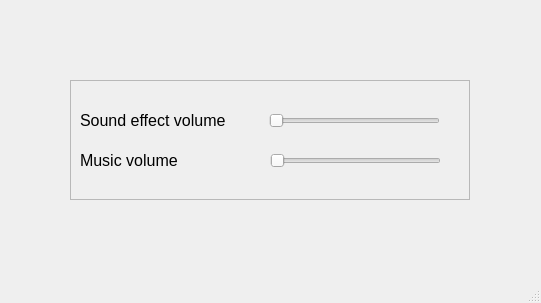
<?xml version="1.0" encoding="UTF-8"?>
<ui version="4.0">
 <class>settings_window</class>
 <widget class="QMainWindow" name="settings_window">
  <property name="geometry">
   <rect>
    <x>0</x>
    <y>0</y>
    <width>541</width>
    <height>303</height>
   </rect>
  </property>
  <property name="windowTitle">
   <string>Settings</string>
  </property>
  <widget class="QWidget" name="centralwidget">
   <layout class="QVBoxLayout" name="verticalLayout_2">
    <item>
     <layout class="QVBoxLayout" name="verticalLayout">
      <item>
       <layout class="QHBoxLayout" name="horizontalLayout">
        <item>
         <widget class="QFrame" name="frame">
          <property name="minimumSize">
           <size>
            <width>400</width>
            <height>120</height>
           </size>
          </property>
          <property name="maximumSize">
           <size>
            <width>400</width>
            <height>120</height>
           </size>
          </property>
          <property name="frameShape">
           <enum>QFrame::StyledPanel</enum>
          </property>
          <property name="frameShadow">
           <enum>QFrame::Raised</enum>
          </property>
          <widget class="QLabel" name="label">
           <property name="geometry">
            <rect>
             <x>10</x>
             <y>20</y>
             <width>181</width>
             <height>41</height>
            </rect>
           </property>
           <property name="font">
            <font>
             <pointsize>12</pointsize>
            </font>
           </property>
           <property name="text">
            <string>Sound effect volume</string>
           </property>
          </widget>
          <widget class="QLabel" name="label_2">
           <property name="geometry">
            <rect>
             <x>10</x>
             <y>60</y>
             <width>181</width>
             <height>41</height>
            </rect>
           </property>
           <property name="font">
            <font>
             <pointsize>12</pointsize>
            </font>
           </property>
           <property name="text">
            <string>Music volume</string>
           </property>
          </widget>
          <widget class="QSlider" name="sound_effect_volume_horizontal_slider">
           <property name="geometry">
            <rect>
             <x>199</x>
             <y>30</y>
             <width>171</width>
             <height>21</height>
            </rect>
           </property>
           <property name="orientation">
            <enum>Qt::Horizontal</enum>
           </property>
          </widget>
          <widget class="QSlider" name="music_volume_horizontal_slider">
           <property name="geometry">
            <rect>
             <x>200</x>
             <y>70</y>
             <width>171</width>
             <height>21</height>
            </rect>
           </property>
           <property name="orientation">
            <enum>Qt::Horizontal</enum>
           </property>
          </widget>
         </widget>
        </item>
       </layout>
      </item>
     </layout>
    </item>
   </layout>
  </widget>
  <widget class="QStatusBar" name="statusbar"/>
 </widget>
 <resources/>
 <connections/>
</ui>
